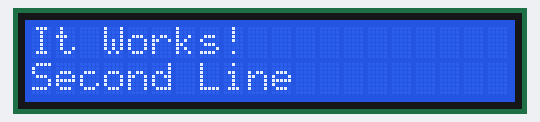
A program run on a simulated ESP32 board running MicroPython. Parts: 20×2 character LCD. What the program prints to the serial console is not drawn.

Above: at 0.1 s.
At 10.1 s:
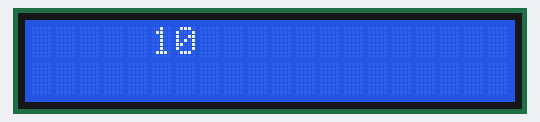
At 17.1 s:
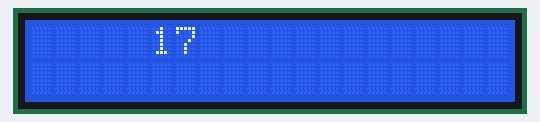
At 24.2 s:
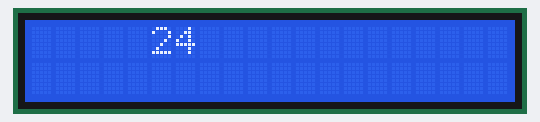
At 31.2 s:
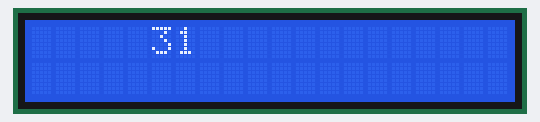
At 38.2 s:
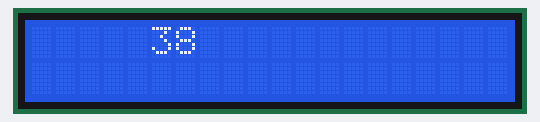

Measured:
- what the display in image 0 shows lasts 10.0 s, from 0.1 s to 10.1 s
- what the display in image 1 shows lasts 1.0 s, from 10.1 s to 11.1 s

The program:

main.py
```python
"""Implements a HD44780 character LCD connected via ESP32 GPIO pins."""

from machine import Pin
from nodemcu_gpio_lcd import GpioLcd
from utime import sleep_ms, ticks_ms

# Wiring used for this example:
#
#  1 - Vss (aka Ground) - Connect to one of the ground pins on you pyboard.
#  2 - VDD - I connected to VIN which is 5 volts when your pyboard is powered via USB
#  3 - VE (Contrast voltage) - I'll discuss this below
#  4 - RS (Register Select) connect to G13 (as per call to GpioLcd)
#  5 - RW (Read/Write) - connect to ground
#  6 - EN (Enable) connect to G12 (as per call to GpioLcd)
#  7 - D0 - leave unconnected
#  8 - D1 - leave unconnected
#  9 - D2 - leave unconnected
# 10 - D3 - leave unconnected
# 11 - D4 - connect to G21 (as per call to GpioLcd)
# 12 - D5 - connect to G22 (as per call to GpioLcd)
# 13 - D6 - connect to G23 (as per call to GpioLcd)
# 14 - D7 - connect to G25 (as per call to GpioLcd)
# 15 - A (BackLight Anode) - Connect to VIN
# 16 - K (Backlight Cathode) - Connect to Ground
#
# On 14-pin LCDs, there is no backlight, so pins 15 & 16 don't exist.
#
# The Contrast line (pin 3) typically connects to the center tap of a
# 10K potentiometer, and the other 2 legs of the 10K potentiometer are
# connected to pins 1 and 2 (Ground and VDD)
#
# The wiring diagram on the following page shows a typical "base" wiring:
# http://www.instructables.com/id/How-to-drive-a-character-LCD-displays-using-DIP-sw/step2/HD44780-pinout/
# Add to that the EN, RS, and D4-D7 lines.


"""Test function for verifying basic functionality."""
print("Running test_main")
lcd = GpioLcd(rs_pin=Pin(13),
             enable_pin=Pin(12),
             d4_pin=Pin(21),
             d5_pin=Pin(22),
             d6_pin=Pin(23),
             d7_pin=Pin(25),
             num_lines=2, num_columns=20)
lcd.putstr("It Works!\nSecond Line")
sleep_ms(10000)
lcd.clear()
count = 0
while True:
	lcd.move_to(0, 0)
	lcd.putstr("%7d" % (ticks_ms() // 1000))
	sleep_ms(1000)
	count += 1
```
